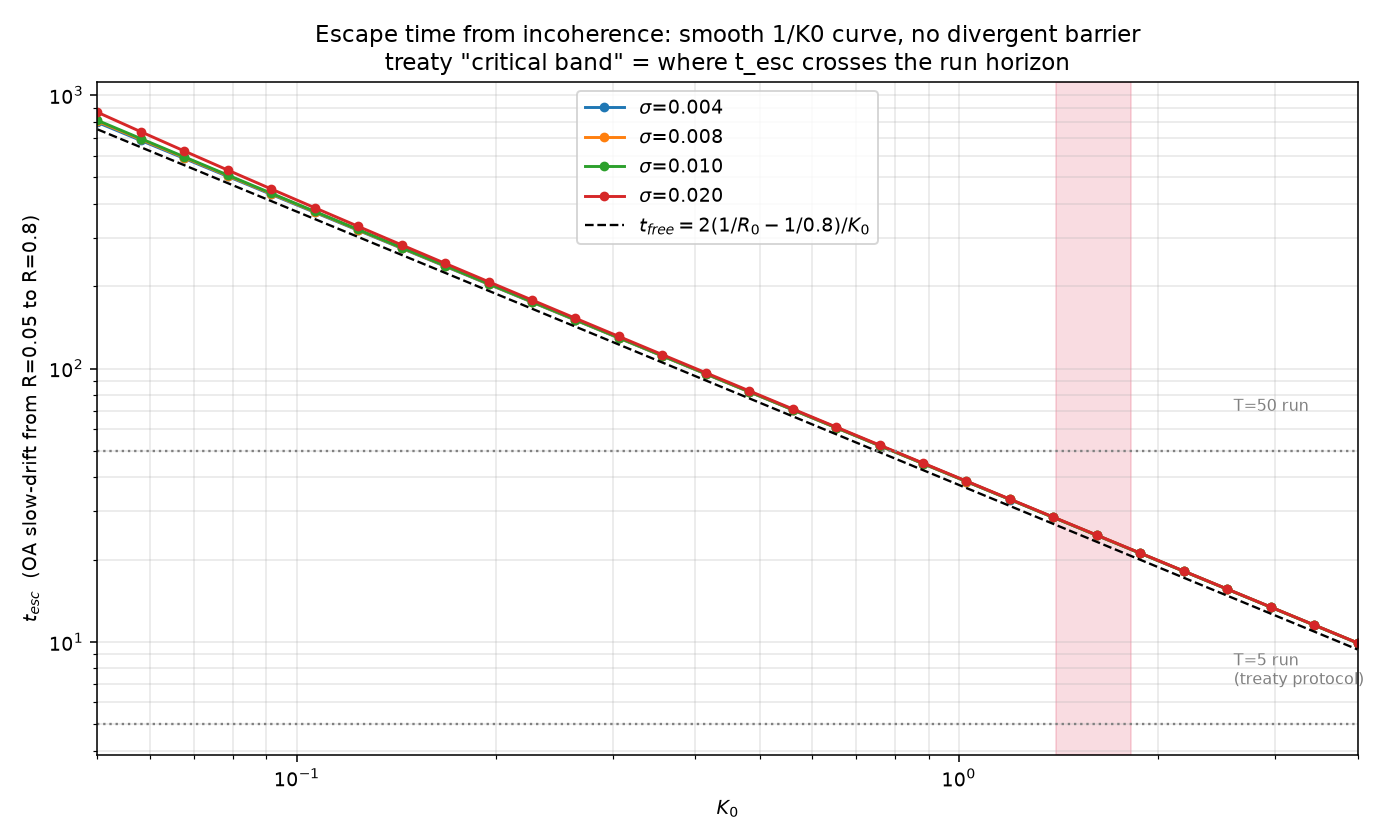

Write Python code to recreate this figure.
#!/usr/bin/env python3
# -*- coding: utf-8 -*-
"""Decisive escape-time test -- vectorized integral + small stochastic check.

Q: Is the TREATY-001 'critical band K0 ~ [1.4, 1.8]' an intrinsic barrier, or
is it set by the observation horizon of the experiment?

A (predicted): t_esc(K0) ~ (2/K0)(1/R0 - 1/0.8), a smooth O(1/K0) curve with
NO divergence.  The treaty band is merely where t_esc crosses the run horizon
T.  At T=200, K0=0.2 should synchronize (t_esc~190); at T=50 it should not --
so the same K0 is 'subcritical' in a short run and 'supercritical' in a long
run.  That is protocol dependence, not a bona fide phase transition.
"""
import os, json, math
import numpy as np
import matplotlib
matplotlib.use('Agg')
import matplotlib.pyplot as plt

OUT = os.path.dirname(os.path.abspath(__file__))

def t_esc_integral(K0, sigma, alpha=1.0, R0=0.05, Rf=0.8):
    """t_esc = int_{R0}^{Rf} dR/f(R), f = OA slow-manifold drift (vectorized)."""
    R = np.geomspace(R0, Rf, 4000)
    f = (K0/2.0)*R**(alpha+1)*(1.0 - R*R) - (sigma**2/2.0)*R
    f = np.clip(f, 1e-12, None)
    return float(np.trapezoid(1.0/f, R))

def escape_time_mc(K0, sigma, alpha=1.0, N=200, dt=0.05, Tmax=200.0,
                   seed=0, Rthr=0.8):
    rng = np.random.RandomState(seed)
    th = rng.uniform(0, 2*math.pi, N)
    sd = math.sqrt(dt)
    nsteps = int(Tmax / dt)
    for s in range(nsteps):
        z = np.mean(np.exp(1j*th))
        R = abs(z)
        if R > Rthr:
            return s*dt
        K = K0 * (R ** alpha)
        th = th + dt*K*np.imag(np.exp(-1j*th)*z) + sd*sigma*rng.randn(N)
    return np.inf

def main():
    K0s = np.logspace(np.log10(0.05), np.log10(4.0), 30)
    sigmas = [0.004, 0.008, 0.01, 0.02]
    res = {}
    print("=== vectorized OA escape-time integrals (R0=0.05 -> 0.8) ===")
    for sig in sigmas:
        ts = [t_esc_integral(K0, sig) for K0 in K0s]
        res['s%.3f' % sig] = {'K0': K0s.tolist(), 't_esc': ts}
        idx = [np.argmin(abs(K0s - v)) for v in (0.1, 0.2, 0.6, 1.0, 1.4, 2.0)]
        print(" sigma=%.3f: " % sig + "  ".join(
            "K0=%.1f:%.0f" % (K0s[i], ts[i]) for i in idx))

    print("\n=== stochastic check (sigma=0.01, N=200, Tmax=200) ===")
    check_pts = [0.2, 0.6, 1.0, 1.4]
    mc = {}
    for K0 in check_pts:
        ts = [escape_time_mc(K0, 0.01, Tmax=200.0, seed=500+se) for se in range(6)]
        fin = [t for t in ts if np.isfinite(t)]
        med = np.median(fin) if fin else np.inf
        mc[K0] = {'ts': ts, 'median': med, 'frac': len(fin)/len(ts)}
        print(" K0=%.1f:  t_esc med=%.0f  frac escaped=%.2f" % (K0, med, mc[K0]['frac']))

    json.dump({'integral': {k: v for k, v in res.items()},
               'mc': {str(k): {kk: (vv if kk != 'ts' else [None if np.isinf(t) else t for t in vv])
                               for kk, vv in v.items()} for k, v in mc.items()}},
              open(os.path.join(OUT, 'nucleation_escape_fast.json'), 'w'), indent=1)

    fig, ax = plt.subplots(figsize=(10, 6))
    for sig in sigmas:
        r = res['s%.3f' % sig]
        ax.plot(r['K0'], r['t_esc'], 'o-', ms=4, label=r'$\sigma$=%.3f' % sig)
    ax.plot(K0s, (2.0/K0s)*(1.0/0.05 - 1.0/0.8), 'k--', lw=1.2,
            label=r'$t_{free}=2(1/R_0-1/0.8)/K_0$')
    # treaty band
    ax.axvspan(1.40, 1.82, color='crimson', alpha=0.15)
    ax.axhline(5, color='grey', ls=':', lw=1.2)
    ax.axhline(50, color='grey', ls=':', lw=1.2)
    ax.text(2.6, 7, 'T=5 run\n(treaty protocol)', fontsize=8, color='grey')
    ax.text(2.6, 70, 'T=50 run', fontsize=8, color='grey')
    ax.set_xscale('log'); ax.set_yscale('log')
    ax.set_xlabel(r'$K_0$')
    ax.set_ylabel(r'$t_{esc}$  (OA slow-drift from R=0.05 to R=0.8)')
    ax.set_title('Escape time from incoherence: smooth 1/K0 curve, no divergent barrier\n'
                 'treaty "critical band" = where t_esc crosses the run horizon')
    ax.grid(alpha=0.3, which='both'); ax.legend()
    ax.set_xlim(0.05, 4.0)
    fig.tight_layout()
    fig.savefig(os.path.join(OUT, 'nucleation_escape_fast.png'), dpi=140)
    print("saved nucleation_escape_fast.png")

if __name__ == '__main__':
    main()
